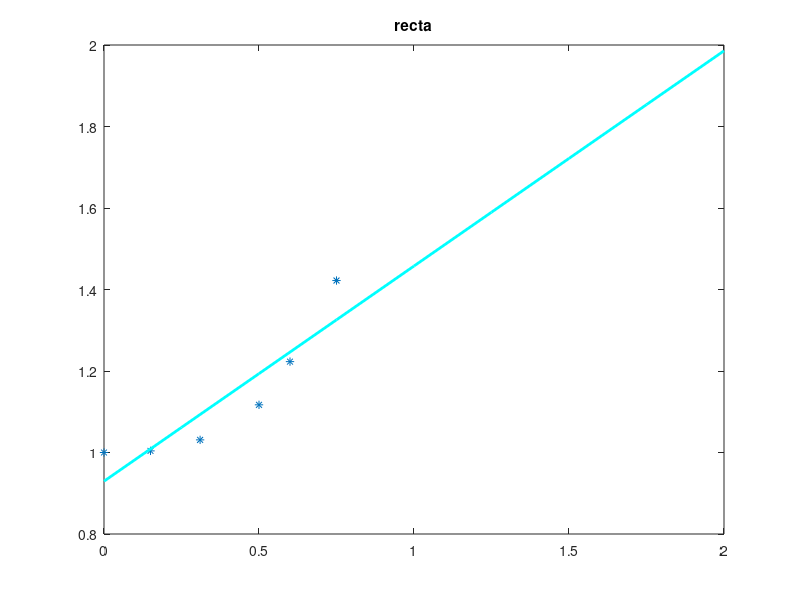

The MATLAB source for this figure:
%%recta a0+a1x
x=[0 0.15 0.31 0.5 0.6 0.75];
y=[1.0 1.004 1.031 1.117 1.223 1.422];
disp('recta')
A=[ones(size(x)); x]'
b=y';
sol=A\b
Z=0:0.25:2;
%%solr(1)=a0 y solr(2)=a1
recta=sol(1)+sol(2)*Z;
plot(x,y,'*',Z,recta,'c','LineWidth',2),title('recta')
e=y-(sol(1)+sol(2)*x);
r=norm(e)
